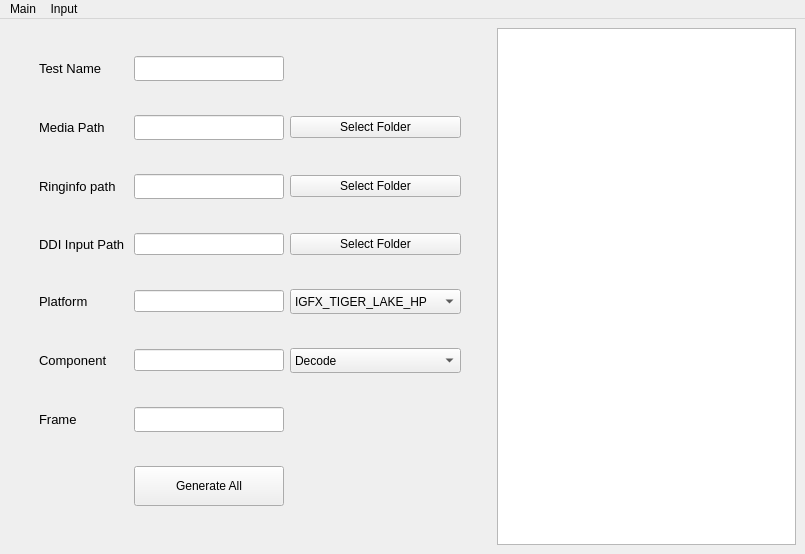
<?xml version="1.0" encoding="UTF-8"?>
<ui version="4.0">
 <class>mainWindow</class>
 <widget class="QMainWindow" name="mainWindow">
  <property name="geometry">
   <rect>
    <x>0</x>
    <y>0</y>
    <width>805</width>
    <height>554</height>
   </rect>
  </property>
  <property name="baseSize">
   <size>
    <width>100</width>
    <height>100</height>
   </size>
  </property>
  <property name="windowTitle">
   <string>Command Validator</string>
  </property>
  <widget class="QWidget" name="centralwidget">
   <property name="sizePolicy">
    <sizepolicy hsizetype="Expanding" vsizetype="Expanding">
     <horstretch>0</horstretch>
     <verstretch>0</verstretch>
    </sizepolicy>
   </property>
   <layout class="QHBoxLayout" name="horizontalLayout_2">
    <item>
     <layout class="QHBoxLayout" name="horizontalLayout" stretch="0,0,1">
      <item>
       <layout class="QGridLayout" name="gridLayout" rowstretch="0,0,0,0,0,0,0,0,0">
        <property name="sizeConstraint">
         <enum>QLayout::SetDefaultConstraint</enum>
        </property>
        <property name="leftMargin">
         <number>30</number>
        </property>
        <property name="topMargin">
         <number>0</number>
        </property>
        <property name="rightMargin">
         <number>30</number>
        </property>
        <property name="bottomMargin">
         <number>5</number>
        </property>
        <item row="4" column="0">
         <widget class="QLabel" name="label_4">
          <property name="sizePolicy">
           <sizepolicy hsizetype="Expanding" vsizetype="Expanding">
            <horstretch>0</horstretch>
            <verstretch>0</verstretch>
           </sizepolicy>
          </property>
          <property name="maximumSize">
           <size>
            <width>180</width>
            <height>25</height>
           </size>
          </property>
          <property name="font">
           <font>
            <pointsize>10</pointsize>
           </font>
          </property>
          <property name="text">
           <string>Platform</string>
          </property>
         </widget>
        </item>
        <item row="3" column="1">
         <widget class="QLineEdit" name="lineEditDDIInputPath"/>
        </item>
        <item row="2" column="0">
         <widget class="QLabel" name="label">
          <property name="sizePolicy">
           <sizepolicy hsizetype="Expanding" vsizetype="Expanding">
            <horstretch>0</horstretch>
            <verstretch>0</verstretch>
           </sizepolicy>
          </property>
          <property name="maximumSize">
           <size>
            <width>200</width>
            <height>25</height>
           </size>
          </property>
          <property name="font">
           <font>
            <pointsize>10</pointsize>
           </font>
          </property>
          <property name="text">
           <string>Ringinfo path</string>
          </property>
         </widget>
        </item>
        <item row="5" column="0">
         <widget class="QLabel" name="label_5">
          <property name="sizePolicy">
           <sizepolicy hsizetype="Expanding" vsizetype="Expanding">
            <horstretch>0</horstretch>
            <verstretch>0</verstretch>
           </sizepolicy>
          </property>
          <property name="maximumSize">
           <size>
            <width>180</width>
            <height>25</height>
           </size>
          </property>
          <property name="font">
           <font>
            <pointsize>10</pointsize>
           </font>
          </property>
          <property name="text">
           <string>Component</string>
          </property>
         </widget>
        </item>
        <item row="0" column="0">
         <widget class="QLabel" name="label_7">
          <property name="sizePolicy">
           <sizepolicy hsizetype="Expanding" vsizetype="Expanding">
            <horstretch>0</horstretch>
            <verstretch>0</verstretch>
           </sizepolicy>
          </property>
          <property name="maximumSize">
           <size>
            <width>180</width>
            <height>25</height>
           </size>
          </property>
          <property name="font">
           <font>
            <pointsize>10</pointsize>
           </font>
          </property>
          <property name="text">
           <string>Test Name</string>
          </property>
         </widget>
        </item>
        <item row="4" column="2">
         <widget class="QComboBox" name="comboBoxPlatform">
          <property name="sizePolicy">
           <sizepolicy hsizetype="Preferred" vsizetype="Expanding">
            <horstretch>0</horstretch>
            <verstretch>0</verstretch>
           </sizepolicy>
          </property>
          <property name="maximumSize">
           <size>
            <width>16777215</width>
            <height>25</height>
           </size>
          </property>
          <item>
           <property name="text">
            <string>IGFX_TIGER_LAKE_HP</string>
           </property>
          </item>
          <item>
           <property name="text">
            <string>IGFX_UNKNOWN</string>
           </property>
          </item>
          <item>
           <property name="text">
            <string>IGFX_GRANTSDALE_G</string>
           </property>
          </item>
          <item>
           <property name="text">
            <string>IGFX_ALVISO_G</string>
           </property>
          </item>
          <item>
           <property name="text">
            <string>IGFX_LAKEPORT_G</string>
           </property>
          </item>
          <item>
           <property name="text">
            <string>IGFX_CALISTOGA_G</string>
           </property>
          </item>
          <item>
           <property name="text">
            <string>IGFX_BROADWATER_G</string>
           </property>
          </item>
          <item>
           <property name="text">
            <string>IGFX_CRESTLINE_G</string>
           </property>
          </item>
          <item>
           <property name="text">
            <string>IGFX_BEARLAKE_G</string>
           </property>
          </item>
          <item>
           <property name="text">
            <string>IGFX_CANTIGA_G</string>
           </property>
          </item>
          <item>
           <property name="text">
            <string>IGFX_CEDARVIEW_G</string>
           </property>
          </item>
          <item>
           <property name="text">
            <string>IGFX_EAGLELAKE_G</string>
           </property>
          </item>
          <item>
           <property name="text">
            <string>IGFX_IRONLAKE_G</string>
           </property>
          </item>
          <item>
           <property name="text">
            <string>IGFX_GT</string>
           </property>
          </item>
          <item>
           <property name="text">
            <string>IGFX_IVYBRIDGE</string>
           </property>
          </item>
          <item>
           <property name="text">
            <string>IGFX_HASWELL</string>
           </property>
          </item>
          <item>
           <property name="text">
            <string>IGFX_VALLEYVIEW</string>
           </property>
          </item>
          <item>
           <property name="text">
            <string>IGFX_BROADWELL</string>
           </property>
          </item>
          <item>
           <property name="text">
            <string>IGFX_CHERRYVIEW</string>
           </property>
          </item>
          <item>
           <property name="text">
            <string>IGFX_SKYLAKE</string>
           </property>
          </item>
          <item>
           <property name="text">
            <string>IGFX_KABYLAKE</string>
           </property>
          </item>
          <item>
           <property name="text">
            <string>IGFX_COFFEELAKE</string>
           </property>
          </item>
          <item>
           <property name="text">
            <string>IGFX_WILLOWVIEW</string>
           </property>
          </item>
          <item>
           <property name="text">
            <string>IGFX_BROXTON</string>
           </property>
          </item>
          <item>
           <property name="text">
            <string>IGFX_GEMINILAKE</string>
           </property>
          </item>
          <item>
           <property name="text">
            <string>IGFX_GLENVIEW</string>
           </property>
          </item>
          <item>
           <property name="text">
            <string>IGFX_GOLDWATERLAKE</string>
           </property>
          </item>
          <item>
           <property name="text">
            <string>IGFX_CANNONLAKE</string>
           </property>
          </item>
          <item>
           <property name="text">
            <string>IGFX_CNX_G</string>
           </property>
          </item>
          <item>
           <property name="text">
            <string>IGFX_ICELAKE</string>
           </property>
          </item>
          <item>
           <property name="text">
            <string>IGFX_ICELAKE_LP</string>
           </property>
          </item>
          <item>
           <property name="text">
            <string>IGFX_LAKEFIELD</string>
           </property>
          </item>
          <item>
           <property name="text">
            <string>IGFX_JASPERLAKE</string>
           </property>
          </item>
          <item>
           <property name="text">
            <string>IGFX_TIGERLAKE_LP</string>
           </property>
          </item>
          <item>
           <property name="text">
            <string>IGFX_RYEFIELD</string>
           </property>
          </item>
          <item>
           <property name="text">
            <string>IGFX_ROCKETLAKE</string>
           </property>
          </item>
          <item>
           <property name="text">
            <string>IGFX_DG1</string>
           </property>
          </item>
          <item>
           <property name="text">
            <string>IGFX_MAX_PRODUCT</string>
           </property>
          </item>
         </widget>
        </item>
        <item row="5" column="2">
         <widget class="QComboBox" name="comboBoxComponent">
          <property name="sizePolicy">
           <sizepolicy hsizetype="Preferred" vsizetype="Expanding">
            <horstretch>0</horstretch>
            <verstretch>0</verstretch>
           </sizepolicy>
          </property>
          <property name="maximumSize">
           <size>
            <width>16777215</width>
            <height>25</height>
           </size>
          </property>
          <item>
           <property name="text">
            <string>Decode</string>
           </property>
          </item>
          <item>
           <property name="text">
            <string>Encode</string>
           </property>
          </item>
          <item>
           <property name="text">
            <string>VP</string>
           </property>
          </item>
          <item>
           <property name="text">
            <string>CP</string>
           </property>
          </item>
          <item>
           <property name="text">
            <string>CM</string>
           </property>
          </item>
          <item>
           <property name="text">
            <string>Kernel</string>
           </property>
          </item>
          <item>
           <property name="text">
            <string>Upstream</string>
           </property>
          </item>
          <item>
           <property name="text">
            <string>MSDK</string>
           </property>
          </item>
         </widget>
        </item>
        <item row="2" column="2">
         <widget class="QPushButton" name="SelectRinginfoPath">
          <property name="text">
           <string>Select Folder</string>
          </property>
         </widget>
        </item>
        <item row="1" column="1">
         <widget class="QLineEdit" name="lineEditMediaPath">
          <property name="sizePolicy">
           <sizepolicy hsizetype="Expanding" vsizetype="Expanding">
            <horstretch>0</horstretch>
            <verstretch>0</verstretch>
           </sizepolicy>
          </property>
          <property name="maximumSize">
           <size>
            <width>16777215</width>
            <height>25</height>
           </size>
          </property>
         </widget>
        </item>
        <item row="4" column="1">
         <widget class="QLineEdit" name="lineEditPlatform"/>
        </item>
        <item row="3" column="0">
         <widget class="QLabel" name="label_3">
          <property name="font">
           <font>
            <pointsize>10</pointsize>
           </font>
          </property>
          <property name="text">
           <string>DDI Input Path </string>
          </property>
         </widget>
        </item>
        <item row="5" column="1">
         <widget class="QLineEdit" name="lineEditComponent"/>
        </item>
        <item row="1" column="2">
         <widget class="QPushButton" name="SelectMediaPath">
          <property name="text">
           <string>Select Folder</string>
          </property>
         </widget>
        </item>
        <item row="0" column="1">
         <widget class="QLineEdit" name="lineEditTestName">
          <property name="sizePolicy">
           <sizepolicy hsizetype="Expanding" vsizetype="Expanding">
            <horstretch>0</horstretch>
            <verstretch>0</verstretch>
           </sizepolicy>
          </property>
          <property name="maximumSize">
           <size>
            <width>16777215</width>
            <height>25</height>
           </size>
          </property>
         </widget>
        </item>
        <item row="1" column="0">
         <widget class="QLabel" name="label_2">
          <property name="sizePolicy">
           <sizepolicy hsizetype="Expanding" vsizetype="Expanding">
            <horstretch>0</horstretch>
            <verstretch>0</verstretch>
           </sizepolicy>
          </property>
          <property name="maximumSize">
           <size>
            <width>180</width>
            <height>25</height>
           </size>
          </property>
          <property name="font">
           <font>
            <pointsize>10</pointsize>
           </font>
          </property>
          <property name="text">
           <string>Media Path</string>
          </property>
         </widget>
        </item>
        <item row="6" column="1">
         <widget class="QLineEdit" name="lineEditFrame">
          <property name="sizePolicy">
           <sizepolicy hsizetype="Expanding" vsizetype="Expanding">
            <horstretch>0</horstretch>
            <verstretch>0</verstretch>
           </sizepolicy>
          </property>
          <property name="maximumSize">
           <size>
            <width>16777215</width>
            <height>25</height>
           </size>
          </property>
         </widget>
        </item>
        <item row="2" column="1">
         <widget class="QLineEdit" name="lineEditRinginfoPath">
          <property name="sizePolicy">
           <sizepolicy hsizetype="Expanding" vsizetype="Expanding">
            <horstretch>0</horstretch>
            <verstretch>0</verstretch>
           </sizepolicy>
          </property>
          <property name="maximumSize">
           <size>
            <width>16777215</width>
            <height>25</height>
           </size>
          </property>
          <property name="text">
           <string/>
          </property>
         </widget>
        </item>
        <item row="6" column="0">
         <widget class="QLabel" name="label_8">
          <property name="sizePolicy">
           <sizepolicy hsizetype="Expanding" vsizetype="Expanding">
            <horstretch>0</horstretch>
            <verstretch>0</verstretch>
           </sizepolicy>
          </property>
          <property name="maximumSize">
           <size>
            <width>180</width>
            <height>25</height>
           </size>
          </property>
          <property name="font">
           <font>
            <pointsize>10</pointsize>
           </font>
          </property>
          <property name="text">
           <string>Frame</string>
          </property>
         </widget>
        </item>
        <item row="3" column="2">
         <widget class="QPushButton" name="SelectDDIInputPath">
          <property name="text">
           <string>Select Folder</string>
          </property>
         </widget>
        </item>
        <item row="7" column="1">
         <widget class="QPushButton" name="pushButtonGAll">
          <property name="sizePolicy">
           <sizepolicy hsizetype="Fixed" vsizetype="Fixed">
            <horstretch>0</horstretch>
            <verstretch>0</verstretch>
           </sizepolicy>
          </property>
          <property name="minimumSize">
           <size>
            <width>150</width>
            <height>40</height>
           </size>
          </property>
          <property name="maximumSize">
           <size>
            <width>150</width>
            <height>40</height>
           </size>
          </property>
          <property name="baseSize">
           <size>
            <width>200</width>
            <height>200</height>
           </size>
          </property>
          <property name="text">
           <string>Generate All</string>
          </property>
         </widget>
        </item>
       </layout>
      </item>
      <item>
       <layout class="QGridLayout" name="gridLayout_2"/>
      </item>
      <item>
       <widget class="QTextBrowser" name="logBrowser">
        <property name="sizePolicy">
         <sizepolicy hsizetype="Expanding" vsizetype="Expanding">
          <horstretch>0</horstretch>
          <verstretch>0</verstretch>
         </sizepolicy>
        </property>
        <property name="baseSize">
         <size>
          <width>60</width>
          <height>500</height>
         </size>
        </property>
       </widget>
      </item>
     </layout>
    </item>
   </layout>
  </widget>
  <widget class="QMenuBar" name="menuBar">
   <property name="geometry">
    <rect>
     <x>0</x>
     <y>0</y>
     <width>805</width>
     <height>26</height>
    </rect>
   </property>
   <widget class="QMenu" name="menuMain">
    <property name="title">
     <string>Main</string>
    </property>
   </widget>
   <widget class="QMenu" name="menuInput">
    <property name="title">
     <string>Input</string>
    </property>
   </widget>
   <addaction name="menuMain"/>
   <addaction name="menuInput"/>
  </widget>
 </widget>
 <resources/>
 <connections/>
</ui>
